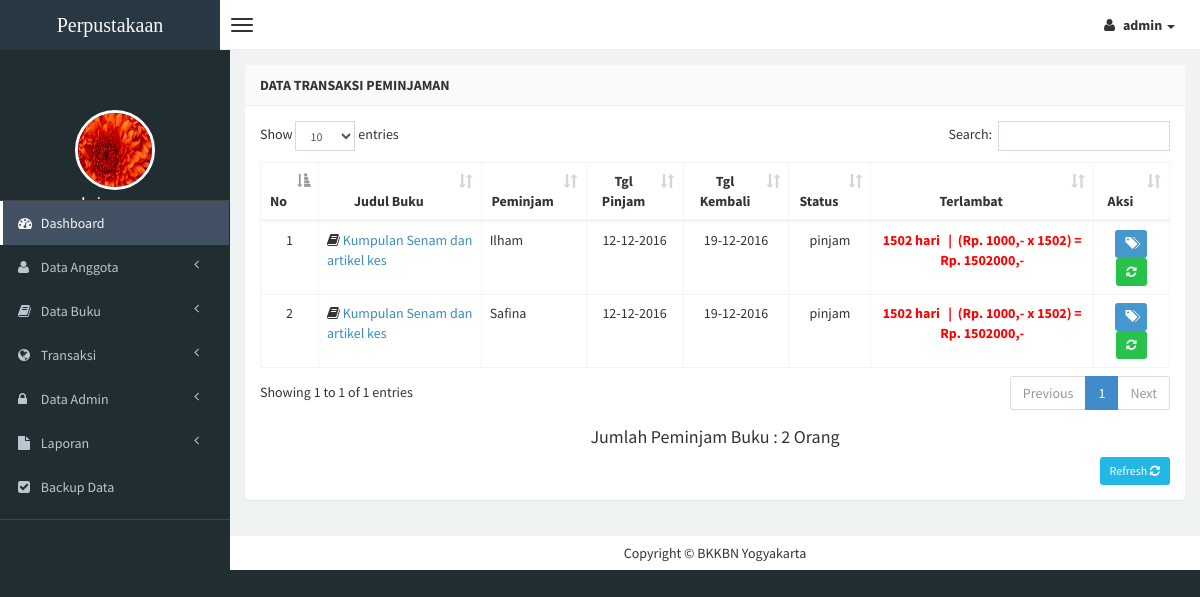
The page /admin/transaksi.php (signed in) on the database its author committed.
### tables this page shows
CREATE TABLE `trans_pinjam` (
  `id_pinjam` int(5) NOT NULL,
  `judul_buku` varchar(30) NOT NULL,
  `id_peminjam` int(4) NOT NULL,
  `nama_peminjam` varchar(30) NOT NULL,
  `tgl_pinjam` varchar(15) NOT NULL,
  `tgl_kembali` varchar(15) NOT NULL,
  `status` varchar(10) NOT NULL,
  `ket` varchar(50) NOT NULL
);

### conn.php (called while the page is built, shortened)
<?php
function terlambat($tgl_dateline, $tgl_kembali) {
$tgl_dateline_pcs = explode ("-", $tgl_dateline);
$tgl_dateline_pcs = $tgl_dateline_pcs[2]."-".$tgl_dateline_pcs[1]."-".$tgl_dateline_pcs[0];
$tgl_kembali_pcs = explode ("-", $tgl_kembali);
$tgl_kembali_pcs = $tgl_kembali_pcs[2]."-".$tgl_kembali_pcs[1]."-".$tgl_kembali_pcs[0];
$selisih = strtotime ($tgl_kembali_pcs) - strtotime ($tgl_dateline_pcs);
$selisih = $selisih / 86400;
if ($selisih>=1) {
	$hasil_tgl = floor($selisih);
}
else {
	$hasil_tgl = 0;
}
return $hasil_tgl;
}
?>

### admin/transaksi.php (the view, shortened to what this page needs)
<?php
if (empty($_SESSION['username'])){
	header('location:../index.php');
} else {
	include "../conn.php";
?>
<!DOCTYPE html>
<html>
<?php require 'head.php'; ?>
      <body class="skin-black">
        <header class="header">
            <a href="index.php" class="logo">
                Perpustakaan
            </a>
            <nav class="navbar navbar-static-top" role="navigation">
                <a href="#" class="navbar-btn sidebar-toggle" data-toggle="offcanvas" role="button">
                    <span class="icon-bar"></span>
                    <span class="icon-bar"></span>
                    <span class="icon-bar"></span>
                </a>
                <div class="navbar-right">
                    <ul class="nav navbar-nav">
                        <li class="dropdown user user-menu">
                            <a href="#" class="dropdown-toggle" data-toggle="dropdown">
                                <i class="fa fa-user"></i>
                                <span><?php echo $_SESSION['fullname']; ?> <i class="caret"></i></span>
                            </a>
                                </li>
                            </ul>
                        </div>
                    </nav>
                </header>
<?php
} ?>
                <div class="wrapper row-offcanvas row-offcanvas-left">
                    <aside class="left-side sidebar-offcanvas">
                        <section class="sidebar">
                            <div class="user-panel">
                                <div>
                                    <center><img src="<?php echo $_SESSION['gambar']; ?>" height="80" width="80" class="img-circle" alt="User Image" style="border: 3px solid white;" /></center>
                                </div>
                                <div class="info">
                                    <center><p><?php echo $_SESSION['fullname']; ?></p></center>
                                </div>
                            </div>
                            <?php include "menu.php"; ?>
                        </section>
                    </aside>
                    <aside class="right-side">
                <section class="content">
                    <div class="row">
                        <div class="col-xs-12">
                            <div class="panel">
                                <header class="panel-heading">
                                    <b>Data Transaksi Peminjaman</b>
                                </header>
                                <div class="panel-body table-responsive">
                                    <?php
                    $query1="select * from trans_pinjam WHERE status='pinjam' ORDER BY id_pinjam";
                    $tampil=mysql_query($query1) or die(mysql_error());
                    ?>
                <table id="data_transaksi" class="table table-hover table-bordered">
                  <thead>
                      <tr>
                        <th class="text-center">No</th>
                        <th class="text-center">Judul Buku </th>
                        <th class="text-center">Peminjam </th>
                        <th class="text-center">Tgl Pinjam </th>
                        <th class="text-center">Tgl Kembali </th>
                        <th class="text-center">Status </th>
                        <th class="text-center">Terlambat</th>
                        <th class="text-center">Aksi</th>
                      </tr>
                  </thead>
                  <?php
                  $no=0;
                      while($data=mysql_fetch_array($tampil))
                    { $no++; ?>
                    <tbody>
                    <tr>
                    <td class="text-center"><?php echo $no;?></td>
                    <td><span class="fa fa-book"><a href="detail-buku.php?hal=edit&kd=<?php echo $data['id_peminjam'];?>"></span> <?php echo $data['judul_buku'];?></a></td>
                    <td><?php echo $data['nama_peminjam'];?></td>
                    <td class="text-center"><?php echo $data['tgl_pinjam'];?></td>
                    <td class="text-center"><?php echo $data['tgl_kembali'];?></td>
                    <td class="text-center"><?php echo $data['status'];?></td>
                    <td class="text-center"><?php
                      $tgl_dateline=$data['tgl_kembali'];
		              $tgl_kembali=date('Y-m-d');
		              $lambat=terlambat($tgl_dateline, $tgl_kembali);
                      $denda1=1000;
                      $denda=$lambat*$denda1;
		              if ($lambat>0) {
                      echo "<b><font color='red'>$lambat hari &nbsp | &nbsp(Rp. $denda1,- x $lambat) = Rp. $denda,-</font></b>";
		              }
		              else {
               	    echo "<b><font color='blue'> $lambat hari &nbsp | &nbsp Baru Meminjam</font></b>";
		              }
                    ?></td>
                    <td class="text-center"><div id="thanks">
                    <a class="btn btn-sm btn-primary" data-placement="bottom" data-toggle="tooltip" title="Kembali" href="kembali.php?hal=edit&id_trans=<?php echo $data['id_pinjam'];?>&judul=<?php echo $data['judul_buku'];?>">
                        <span class="glyphicon glyphicon-tags"></span>
                    </a>
                    <a class="btn btn-sm btn-success" data-placement="bottom" data-toggle="tooltip" title="Perpanjang" href="perpanjang.php?hal=id_trans=<?php echo $data['id_pinjam'];?>&judul=<?php echo $data['judul_buku'];?>&kembali=<?php echo $data['tgl_kembali'];?>&lambat=<?php $lambat; ?>">
                        <span class="fa fa-refresh fa-spin"></span>
                    </a>
                    </td></tr></div>
                    <?php
              }
              ?>
                  <?php $tampil=mysql_query("select * from trans_pinjam where status='pinjam' order by id_pinjam");
                        $pinjam=mysql_num_rows($tampil);
                    ?>
                  <center><h4>Jumlah Peminjam Buku : <?php echo "$pinjam"; ?> Orang </h4> </center>
                <div class="text-right" style="margin-top: 10px;">
                 <a href="transaksi.php" class="btn btn-sm btn-info">Refresh <i class="fa fa-refresh"></i></a> </div>
                                </div>
                            </div>
                        </div>
                <div class="footer-main">
                    Copyright &copy BKKBN Yogyakarta
                </div>
</body>
</html>

### rows shown on the page
trans_pinjam: judul_buku "Kumpulan Senam dan artikel kes", nama_peminjam "Ilham", tgl_pinjam "12-12-2016", tgl_kembali "19-12-2016", status "pinjam", tgl_kembali "1502", denda1 "1000", tgl_kembali "1502000"
trans_pinjam: judul_buku "Kumpulan Senam dan artikel kes", nama_peminjam "Safina", tgl_pinjam "12-12-2016", tgl_kembali "19-12-2016", status "pinjam", tgl_kembali "1502", denda1 "1000", tgl_kembali "1502000"

### other values the page prints
$_SESSION['fullname'] "admin"
$pinjam "2"
